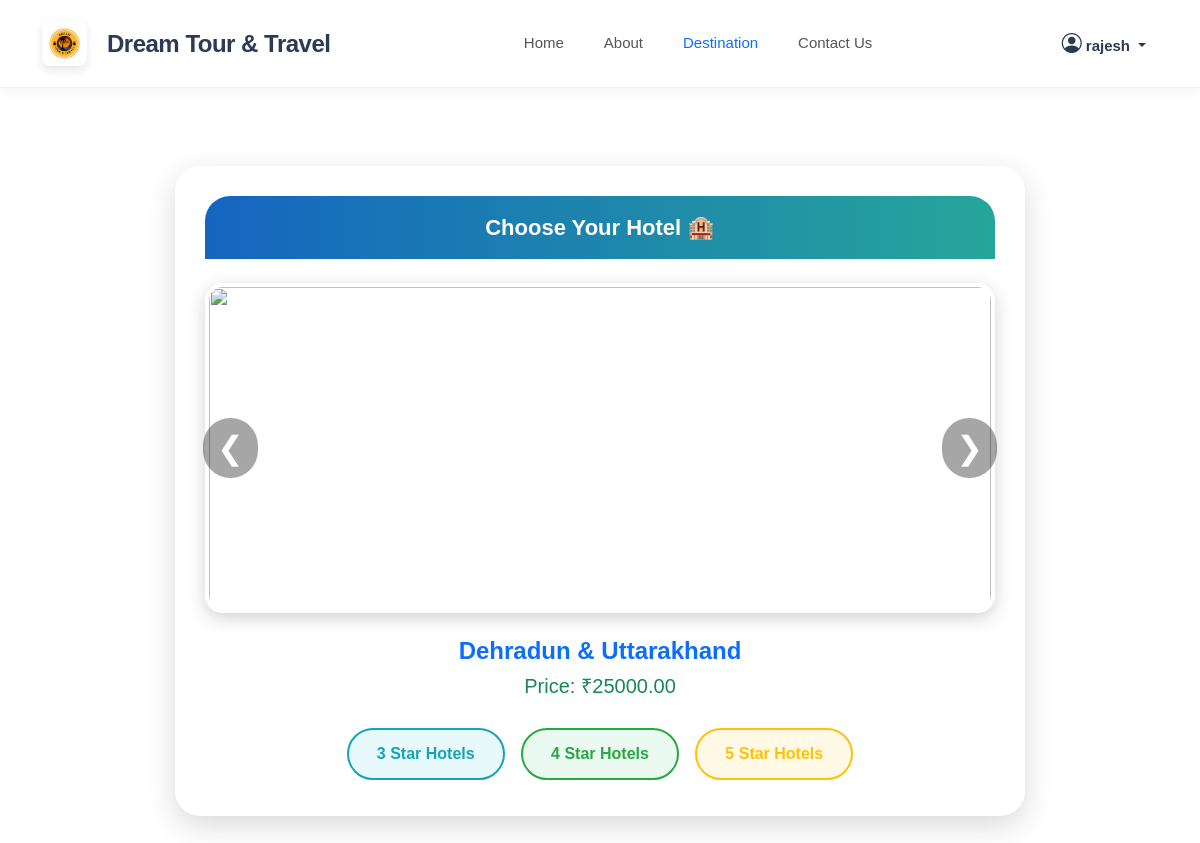
Page /Hotel/book.php?pid=1 (signed in) on the committed database.
### tables this page shows
CREATE TABLE users (
  id INT AUTO_INCREMENT PRIMARY KEY,
  name VARCHAR(100),
  email VARCHAR(100),
  password VARCHAR(100)
);

CREATE TABLE packages (
  id INT AUTO_INCREMENT PRIMARY KEY,
  title VARCHAR(255) NOT NULL,
  duration VARCHAR(100) NOT NULL,
  price DECIMAL(10,2) NOT NULL,
  type VARCHAR(50), 
  description TEXT,
  image VARCHAR(255)
);

### Hotel/book.php (the view, shortened to what this page needs)
<?php
include("db.php");
$logged_user_name = '';
$u_q = mysqli_query($conn, "SELECT name FROM users WHERE id='".(int)$_SESSION['uid']."'");
if($u_q && $u_row = mysqli_fetch_assoc($u_q)) $logged_user_name = $u_row['name'];
if (isset($_GET['pid'])) {
    $pid = intval($_GET['pid']);
    $sql = mysqli_query($conn, "SELECT * FROM packages WHERE id=$pid");
    $package = mysqli_fetch_assoc($sql);
} else {
    die("Invalid Package ID");
}
?>
<!DOCTYPE html>
<html lang="en">
<head>
<link href="bootstrap-5.3.7-dist/css/bootstrap.min.css" rel="stylesheet">
<link rel="stylesheet" href="instyle.css">
<link rel="stylesheet" href="https://cdn.jsdelivr.net/npm/bootstrap-icons@1.11.1/font/bootstrap-icons.css">
</head>
<body>
<nav class="navbar navbar-expand-lg navbar-custom py-3">
  <div class="container">
    <a class="navbar-brand d-flex align-items-center" href="index.php">
      <img src="img/logo.png" alt="Logo">
      <span class="fs-4">Dream Tour & Travel</span>
    </a>
    <div class="collapse navbar-collapse" id="navbarContent">
      <ul class="navbar-nav mx-auto">
        <li class="nav-item"><a class="nav-link" href="index.php">Home</a></li>
        <li class="nav-item"><a class="nav-link" href="about.php">About</a></li>
        <li class="nav-item"><a class="nav-link active" href="tourpackage.php">Destination</a></li>
        <li class="nav-item"><a class="nav-link" href="contact.php">Contact Us</a></li>
      </ul>
      <div class="d-flex align-items-center">
        <?php if(isset($_SESSION['uid'])): ?>
          <div class="dropdown">
            <a class="nav-link dropdown-toggle fw-bold" href="#" data-bs-toggle="dropdown" style="color:#2b3a55 !important;">
                <i class="bi bi-person-circle fs-5"></i> <?php echo htmlspecialchars($logged_user_name ?: 'My Account'); ?>
            </a>
          </div>
        <?php else: ?>
          <a href="login.php" class="btn btn-login-premium">
             <i class="bi bi-person-circle fs-5"></i> Log In
          </a>
        <?php endif; ?>
      </div>
    </div>
  </div>
</nav>
<div class="container py-5">
<div class="booking-card">
<div class="title-bar">Choose Your Hotel 🏨</div>
<div class="mt-4">
<?php
$images = [];
if (!empty($package['image'])) {
    $images = explode(',', $package['image']);
}
?>
<div class="row mb-4">
    <div class="col-12 text-center position-relative">
        <button class="arrow-btn left-arrow" onclick="prevImage()">&#10094;</button>
        <img id="mainPreview" src="img/<?php echo trim($images[0]); ?>" class="package-img">
        <button class="arrow-btn right-arrow" onclick="nextImage()">&#10095;</button>
    </div>
</div>
<h4 class="fw-bold text-primary text-center"><?php echo htmlspecialchars($package['title']); ?></h4>
<h5 class="text-success text-center mt-2">Price: ₹<?php echo htmlspecialchars($package['price']); ?></h5>
</div>
<div class="text-center mt-4">
    <a href="hotels_by_category.php?pid=<?php echo $pid; ?>&cat=3 Star" class="btn hotel-btn hotel-3">3 Star Hotels</a>
    <a href="hotels_by_category.php?pid=<?php echo $pid; ?>&cat=4 Star" class="btn hotel-btn hotel-4">4 Star Hotels</a>
    <a href="hotels_by_category.php?pid=<?php echo $pid; ?>&cat=5 Star" class="btn hotel-btn hotel-5">5 Star Hotels</a>
</div>
</div>
</div>
</body>
</html>

### Hotel/instyle.css (style rules this page uses)
body { background: #ffffff; font-family: 'Outfit', sans-serif; scroll-behavior: smooth; color: #2b3a55; overflow-x: hidden; }
.navbar-custom { background: #ffffff !important; padding: 15px 0; transition: all 0.3s ease; position: sticky; top: 0; z-index: 1050; box-shadow: 0 2px 15px rgba(0, 0, 0, 0.05); border-bottom: 1px solid rgba(0, 0, 0, 0.05) !important; }
.navbar-custom .nav-link { color: #555555 !important; font-weight: 500; font-size: 15px; margin: 0 12px; transition: 0.3s; }
.navbar-custom .nav-link:hover, .navbar-custom .nav-link.active { color: #0d6efd !important; }
.navbar-custom .navbar-brand * { color: #2b3a55 !important; font-weight: 700; }
.navbar-brand span { font-weight: 800; letter-spacing: -0.5px; margin-left: 10px; color: #2b3a55; text-shadow: 0 1px 2px rgba(0, 0, 0, 0.05); }
.navbar-brand img { height: 45px; width: auto; border-radius: 8px; box-shadow: 0 4px 10px rgba(0, 0, 0, 0.1); margin-right: 10px; }
:root { --auth-navy: #1e3d7b; --auth-bg: #fdfcfb; --auth-border: rgba(255, 255, 255, 0.2); }

### Hotel/book.php (style rules this page uses)
body { background: #fff; font-family: 'Poppins', sans-serif; }
.booking-card { border: none; border-radius: 25px; padding: 30px; background: #ffffff; max-width: 850px; margin: 30px auto; box-shadow: 0 10px 30px rgba(0,0,0,0.15); }
.package-img { width: 100%; height: 330px; object-fit: cover; border-radius: 18px; border: 4px solid #fff; box-shadow: 0 5px 18px rgba(0,0,0,0.18); }
.arrow-btn { position: absolute; top: 50%; transform: translateY(-50%); background: rgba(0,0,0,0.35); border: none; color: white; font-size: 32px; padding: 6px 14px; border-radius: 50px; cursor: pointer; transition: 0.3s; }
.left-arrow { left: 10px; }
.right-arrow { right: 10px; }
.hotel-btn { border-radius: 40px; padding: 12px 28px; margin: 6px; font-weight: 600; }
.hotel-3 { border: 2px solid #17a2b8; color: #17a2b8; background: #e8f9fc; }
.hotel-4 { border: 2px solid #28a745; color:#28a745; background: #eafaf0; }
.hotel-5 { border:2px solid #ffc107; color:#ffc107; background:#fff9e6; }
.title-bar { background: linear-gradient(to right, #1565c0, #26a69a); color: white; text-align: center; padding: 15px; border-radius: 25px 25px 0 0; font-size: 22px; font-weight: 600; }

### rows in the picture
users: name "rajesh"
packages: title "Dehradun & Uttarakhand", price "25000.00"
